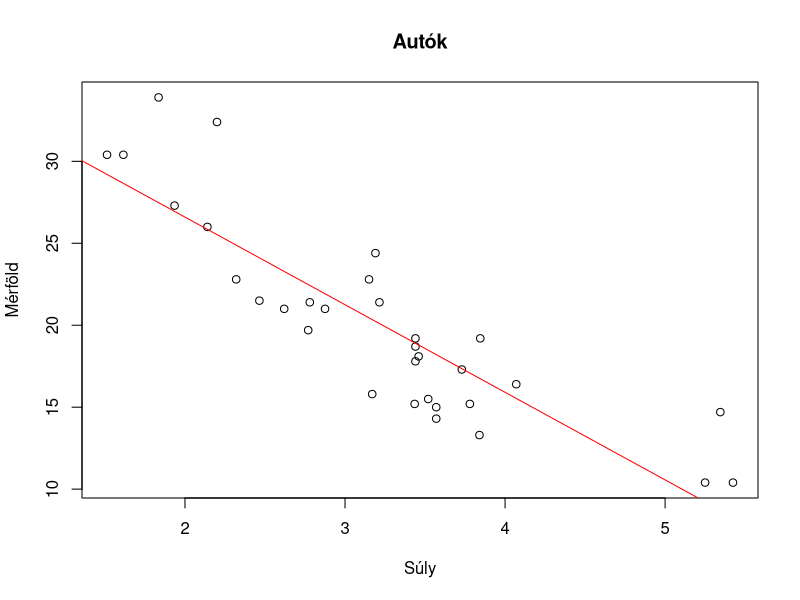

Source code (R):
#12. feladat
#Tekintsük az R "mtcars" beépített adatbázisát! Modellezzük lineáris regresszióval, hogy hány mérföldet tud megtenni egy tankkal egy autó, az autó súlyával. Mik lettek az együtthatók? Milyen becslést kapunk egy 3500 lbs súlyú autóra? Mennyi az R^2 értéke, mit jelent ez?
#+ 2 pontért ábrázoljuk a megfigyeléseket a regressziós egyenessel együtt!

print(mtcars)

reg = lm(mpg ~ wt, data = mtcars)
print(summary(reg))

print("Az együtthatók:")
print(reg$coefficients)

print("Egy 3500 lbs súlyú autóra a becslés:")
print(predict(reg, data.frame(wt = 3.500)))

print("Az R^2 értéke:")
print(summary(reg)$r.squared)
print("Az R^2 értéke 0.7528328, ami azt jelenti, hogy az adatok 75.28%-át magyarázza az egyenes.")

plot(mtcars$wt, mtcars$mpg, main = "Autók", xlab = "Súly", ylab = "Mérföld")
abline(reg, col = "red")
